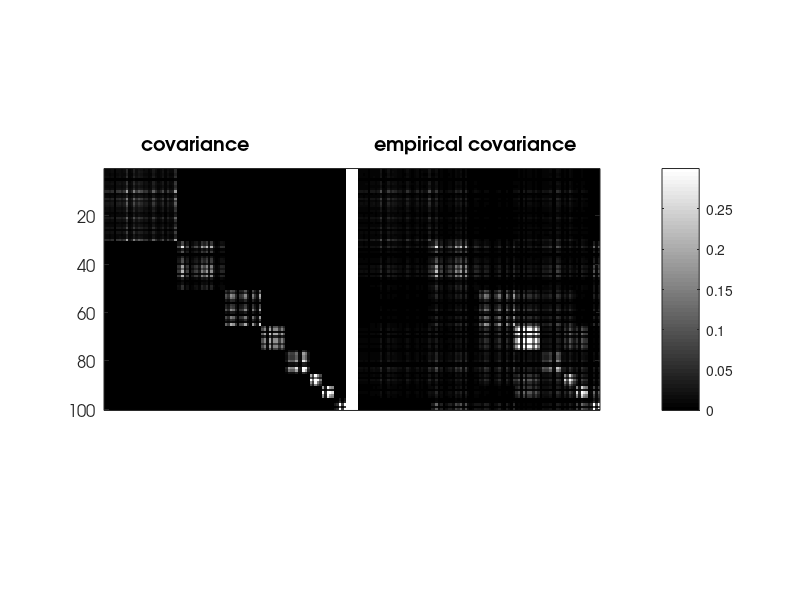
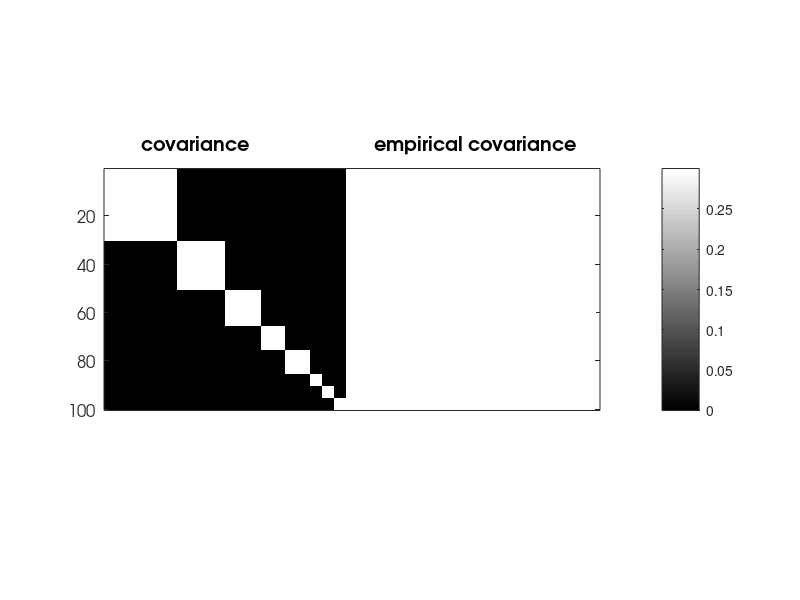

MATLAB code for these plots, in order: (Note: this script raises an error after producing the figures.)
%
%        SYNTHETIC EXPERIMENT FOR REGULARIZED k-SPCA
%
% Regularized problem for simultaneaously sparse and low rank matrices
%
%       min_X |A-X|^2+lambda*|X|_1+mu*|X|_tr
%
%
%
% 
%%%%%%%%%%%%
% Marina Vinyes and Guillaume Obozinski, 2016
% %%%%%%%%%%%%

%% add paths
clc; clear all;
addpath('../main');
addpath('../active-set');
addpath('../atom-selection');
addpath('../utils');
addpath('../other');

%% Experimental Setting
% n: nb samples 
% p: dimension
% k: block size kxk
% lambda: regularization parameter
% sigma: noise
n=20;
p=100;
sigma=0;
lambda=1;
mu=1;

%% block diagonal covariance with 5 blocks of different sizes
block_sz=[30 20 15 10 10 5 5 5];
nblocs=length(block_sz);
a=cell(1,nblocs);
C=zeros(p);
deb=1;
for i=1:nblocs %nombre de blocs
    fin=deb+block_sz(i)-1;
    a{i}=sparse(p,1);
    a{i}(deb:fin,1)=randn(block_sz(i),1);
    a{i}=a{i}/norm(a{i});
    C=C+a{i}*a{i}';
    deb=deb+block_sz(i);
end

%% output
out_as.cpu=[];
out_as.na=[];
out_as.qp=[];
out_as.hessian=[];
out_as.time=[];
out_bcd.cpu=[];
out_cndg.cpu=[];

%% data
moy = zeros(1,p); % vector of means
Y = mvnrnd(moy, C+sigma^2*eye(p), n)';
S=cov(Y');

%%
%% fcgan
param.method='asqp';
param.lambda=lambda;
param.mu=mu;
param.max_nb_atoms=500; % Right now the code assumes that both are the same
param.max_nb_iter=500;
max_iter_fw=500;
param.epsStop=1e-5;
param.debug=false;
param.lmo=@lmo_chain_lgl;
param.ws=1;

%%
figure(1);
imagesc([abs(C(1:100,1:100)) ones(100,5) abs(S(1:100,1:100))]); colormap gray;
hTitle=title('   covariance                         empirical covariance');
% set(gca,'XTick',0:20:135,'YTick',0:10:40);
h1=xlabel('');
h2=ylabel('');
set(h1,'Visible','off');
set(gca,'FontName','AvantGarde','FontWeight','normal','FontSize',12);
set(hTitle,'FontName','AvantGarde','FontSize',14,'FontWeight','bold');
set(h2,'FontName','AvantGarde','FontSize',14,'FontWeight','normal');
set(gca,'xtick',[])
caxis([0, 0.3]);
colorbar;
pbaspect([(2*100+5)/100 1 1]);

figure(2);
imagesc([(C(1:100,1:100)~=0) ones(100,5) (S(1:100,1:100)~=0)]); colormap gray;
hTitle=title('   covariance                         empirical covariance');
% set(gca,'XTick',0:20:135,'YTick',0:10:40);
h1=xlabel('');
h2=ylabel('');
set(h1,'Visible','off');
set(gca,'FontName','AvantGarde','FontWeight','normal','FontSize',12);
set(hTitle,'FontName','AvantGarde','FontSize',14,'FontWeight','bold');
set(h2,'FontName','AvantGarde','FontSize',14,'FontWeight','normal');
set(gca,'xtick',[])
caxis([0, 0.3]);
colorbar;
pbaspect([(2*100+5)/100 1 1]);

%% algorithm
[x, as, hist, iter] = cgan_tr_l1(C,param);



% %% param
% 
% param.f=4;
% param.diag=0;
% param.PSD=true;
% param.max_nb_main_loop=20;
% param.powerIter=100;
% param.stPtPowerIter=1000;
% param.niterPS=10000;%5000
% param.epsStop=1e-8;
% param.PSdualityEpsilon=1e-3;
% param.k=0;
% param.PSmu=0; %strong convexity
% param.verbose=1;
% param.debug=0;
% param.sloppy=0;
% param.max_nb_atoms=param.max_nb_main_loop*param.niterPS;
% param.cardfun=inf*ones(1,p);
% param.cardfun(10)=1;
% %%
% 
% param.lambda=lambda;
% %% as quadprog
% param.opt='asqp';
% [Z_as, ActiveSet_as, hist_as, param_as, flaga_as, it_as] = cgan_spca(inputData,param);
% dg_as=hist_as.dg_sup;
% tt_as=hist_as.time_sup;
% fprintf('lambda=%f\n',lambda);
% fprintf('......tt=%f dg=%f\n',hist_as.time(end),hist_as.dg(end));
% 
% %% as quadprog
% param.sloppy=0;
% param.max_nb_main_loop=10;
% param.opt='proxbcd';
% param.nbMainLoop=20;
% [Z_bcd, ActiveSet_bcd, hist_bcd, param_bcd, flag_bcd,it_bcd] = cgan_spca(inputData,param);
% fprintf('......tt=%f dg=%f\n',hist_bcd.time(end),hist_bcd.dg(end));
% dg_bcd=hist_bcd.dg_sup;
% tt_bcd=hist_bcd.time_sup;
% 
% 
% %% Duality Gap Figure
% 
% xplot{1}=tt_bcd;
% xplot{2}=tt_as;
% yplot{1}=dg_bcd;
% yplot{2}=dg_as;
% colors = [0 0 0
%     1 0 0];
% legendStr={'bcd','cg'};
% 
% figure(1)
% for i=1:2
% loglog(xplot{i},yplot{i},'-','LineWidth',2,'Color',colors(i,:),'DisplayName',legendStr{i}); 
% hold on
% end
% title('duality gap lgl');
% legend('show','Location','southwest');
% grid on
% hold off
% 
% 
% xplot{1}=hist_bcd.time;
% xplot{2}=hist_as.time;
% yplot{1}=hist_bcd.dg;
% yplot{2}=hist_as.dg;
% colors = [0 0 0
%     1 0 0];
% legendStr={'bcd','cg'};
% 
% figure(2)
% for i=1:2
% loglog(xplot{i},yplot{i},'-','LineWidth',2,'Color',colors(i,:),'DisplayName',legendStr{i}); 
% hold on
% end
% title('duality gap lgl');
% legend('show','Location','southwest');
% grid on
% hold off
% 
